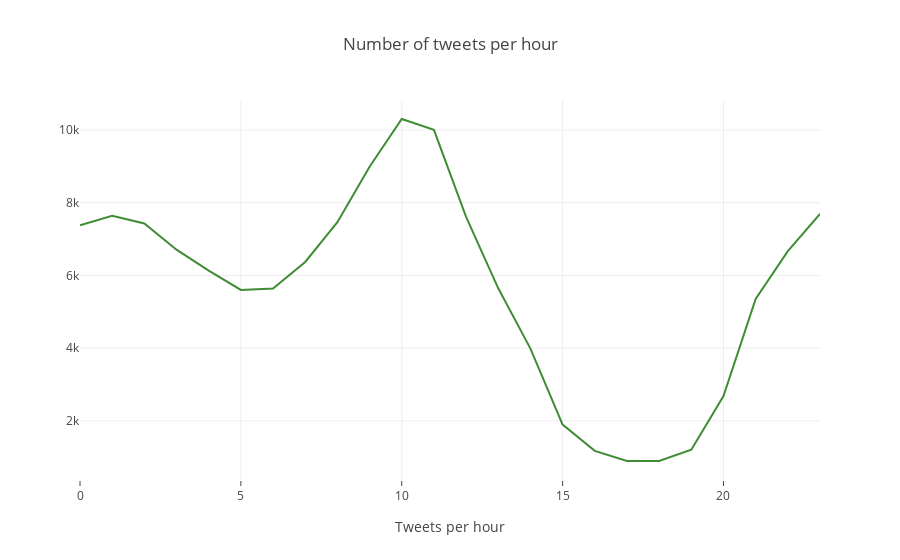

Notebook cell for this chart:
### Markdown cell above
## Plotting number of tweets per hour

### Code cell
cnt_ = twitter_data['created_at_hour'].value_counts()
cnt_ = cnt_.sort_index() 
trace1 = go.Scatter(
                    x = cnt_.index,
                    y = cnt_.values,
                    mode = "lines",
                    name = "citations",
                    marker = dict(color = 'rgba(16, 112, 2, 0.8)')
                    )

data = [trace1]
layout = dict(title = 'Number of tweets per hour',
              xaxis= dict(title= 'Tweets per hour',ticklen= 5,zeroline= False)
             )
fig = dict(data = data, layout = layout)
iplot(fig)

### Figure 1 — Plotly figure (JSON) as saved in the notebook; plotly's stock layout.template omitted (floating-point values rounded to 4 significant figures)
{"data": [{"marker": {"color": "rgba(16, 112, 2, 0.8)"}, "mode": "lines", "name": "citations", "type": "scatter", "uid": "9e8096f0-8e82-497d-8ac1-2e0a0729c512", "x": [0, 1, 2, 3, 4, 5, 6, 7, 8, 9, 10, 11, 12, 13, 14, 15, 16, 17, 18, 19, 20, 21, 22, 23], "y": [7380, 7638, 7428, 6708, 6135, 5602, 5638, 6371, 7464, 8991, 10302, 10002, 7610, 5646, 3989, 1898, 1176, 900, 897, 1209, 2685, 5352, 6669, 7690]}], "layout": {"title": {"text": "Number of tweets per hour"}, "xaxis": {"ticklen": 5, "title": {"text": "Tweets per hour"}, "zeroline": false}}}
